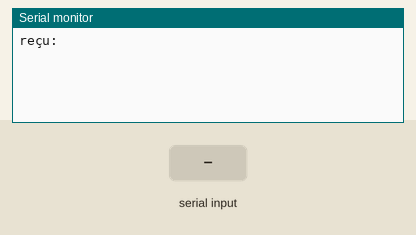
Bench run of a sketch on a simulated Arduino Uno, built with avr-gcc and run on an emulated ATmega328P. On the bench: the last lines printed to the serial monitor. The test bench sets the inputs (shaded band).

Above: at 1.6 s.
1.7 s: "1" received over the second serial link
At 2.4 s:
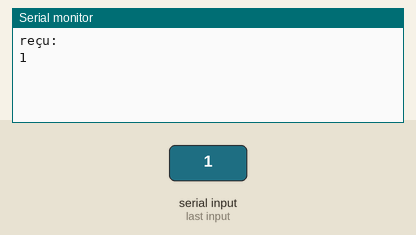
3.2 s: "0" received over the second serial link
At 3.6 s:
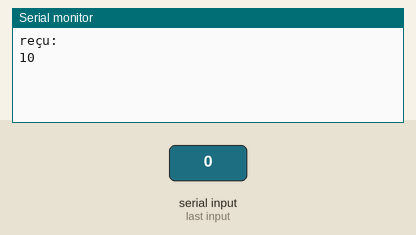

Measured:
- after the input at 1.7 s, the serial monitor: prints a new line at once (image 1)
- after the input at 3.2 s, the serial monitor: prints a new line at once (image 2)

The sketch:

ConfigHM10Slave.ino
```cpp
#include <SoftwareSerial.h>

SoftwareSerial mySerial(11, 10); // (RX, TX) (pin Rx BT, pin Tx BT)
const int key = 7;
void setup()
{
    pinMode(key, OUTPUT);
    digitalWrite(key, LOW);

    mySerial.begin(9600); // communication HM-10
    Serial.begin(9600); // moniteur série

    digitalWrite(key, HIGH);
    Serial.println("reçu:");


    mySerial.write("AT+ROLE0"); // 0=slave(default) and 1=master
    delay(200);

    mySerial.write("AT+BAUD4"); // 0=9600 (default) and 4=115200
    delay(200);


}

void loop() // run over and over
{
  if (mySerial.available())

    Serial.write(mySerial.read());

    if (Serial.available())

    mySerial.write(Serial.read());


}
```
